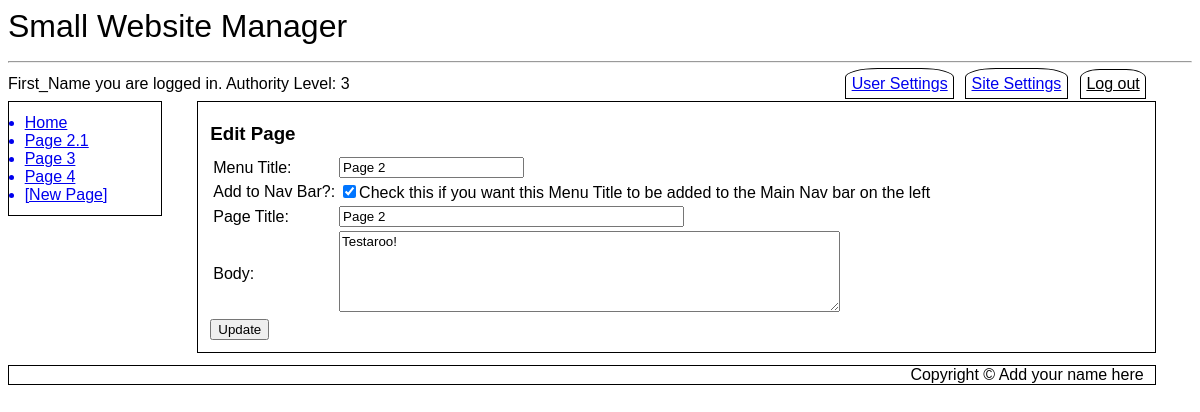
/editpage.php?pageID=2&iteration=1 (signed in), run on the app's committed database.
### tables this page shows
CREATE TABLE `SubMenus` (
  `MenuID` int(11) NOT NULL,
  `LinkID` int(11) NOT NULL,
  `Page_ID` int(11) NOT NULL DEFAULT 0,
  `Menu_Entry` varchar(20) NOT NULL,
  `Title` varchar(500) NOT NULL,
  `Active` tinyint(1) NOT NULL DEFAULT 1
);

CREATE TABLE `SubMenus_BACKUP` (
  `Page_ID` int(11) NOT NULL,
  `Page_Iteration` int(11) NOT NULL,
  `Menu_ID` int(11) NOT NULL,
  `Link_ID` int(11) NOT NULL,
  `Menu_Entry` varchar(20) NOT NULL,
  `Title` varchar(500) NOT NULL
);

CREATE TABLE `Cust_Pages` (
  `Page_ID` int(11) NOT NULL,
  `Page_Iteration` int(11) NOT NULL,
  `Parent_Iteration` int(11) NOT NULL DEFAULT 0,
  `Title` text NOT NULL,
  `Body` text NOT NULL,
  `Last_Modified` datetime NOT NULL DEFAULT current_timestamp(),
  `Last_Author` int(11) NOT NULL
);

### editpage.php (the view, shortened to what this page needs)
<?php
include ("db_connect.inc");
include ("header.inc");
include ("navbar.inc");
echo "<article id='main'>\r\n";
if ($_SERVER["REQUEST_METHOD"] == "POST" AND $_POST['submitCode'] == "Edit_Page") {
	$newTitle = $_POST['ftitle'];
	$oldTitle = $_POST['fOldTitle'];
	$body = $_POST['fbody'];
	$pageID = $_POST['fpage_ID'];
	$pageIteration = $_POST['fpageIteration'];
	$parentID = $_POST['fparentIteration'];
	$menuEntry = $_POST['fmenuName'];
	$addToMenu = $_POST['faddToMenu'];
	$lastAuthor = $_SESSION['user_ID'];
	$query1 = "INSERT INTO `Cust_Pages`(`Title`, `Body`, `Page_ID`, `Page_Iteration`, `Parent_Iteration`, `Last_Author`) VALUES ('$newTitle','$body','$pageID','$pageIteration','$parentID','$lastAuthor')";
	mysqli_query($cxn,$query1);
	$query2 = "UPDATE Cust_Pages_DATA SET Page_Iteration=$pageIteration WHERE Page_ID=$pageID";
	echo $query2;
	mysqli_query($cxn,$query2);
	if ($pageID == 1 AND $addToMenu==TRUE) {
		$query3 = "UPDATE `SubMenus` SET `Menu_Entry`='$menuEntry' WHERE `Page_ID`='$pageID'";
		mysqli_query($cxn,$query3);
	} elseif ($addToMenu==TRUE) {
		$findMaxLinkID = "SELECT MAX(LinkID) AS `LargestID` FROM `SubMenus` WHERE `MenuID`=1";
		$result3 = mysqli_query($cxn,$findMaxLinkID);
		$row3 = mysqli_fetch_assoc($result3);
		$newLinkID = $row3['LargestID'] + 1;
		if (!$cxn -> query("UPDATE `SubMenus` SET `Title`='index.php?page=$newTitle', `Menu_Entry`='$menuEntry', Active=1 WHERE `Page_ID`='$pageID'")) {
			$newMenuItem = "INSERT INTO `SubMenus`(`MenuID`, `LinkID`, `Page_ID`, `Menu_Entry`, `Title`) VALUES ('1','$newLinkID','$pageID','$menuEntry','index.php?page=$newTitle')";
			mysqli_query($cxn,$newMenuItem) or die ("Couldn't execute query.");
		}
		$newMenuItemBackup = "INSERT INTO `SubMenus_BACKUP`(`Page_ID`, `Page_Iteration`, `Menu_ID`, `Link_ID`, `Menu_Entry`, `Title`) VALUES ('$pageID', '$pageIteration', '1', '$newLinkID', '$menuEntry', 'index.php?page=$newTitle')";
		mysqli_query($cxn,$newMenuItemBackup) or die ("Couldn't execute query.");
	} elseif ($pageID == 1 AND $addToMenu==FALSE) {
		$message .= "You cannot remove the Home Page from the Navigation Bar<br>\r\n";
	} elseif ($addToMenu==FALSE) {
		$query3 = "UPDATE `SubMenus` SET Active=0 WHERE Page_ID=$pageID";
		mysqli_query($cxn,$query3);
	}
	$pageTitle = preg_replace('/ /', '_', $newTitle);
	$location = "Location: index.php?page=$pageTitle";
	header($location);
	die();
} else {
	if (isset($_SESSION['first_name']) AND isset($_SESSION['user_name']) AND $_SESSION['auth_lev']==3 ) {
		if ($_GET['pageID'] && $_GET['iteration'] || $_GET['page']) {
			if ($_GET['page']) {
				$handle = htmlspecialchars_decode($_GET["page"]);
				$handle = preg_replace('/_/', ' ', $handle);
				$query1 = "SELECT Cust_Pages.Title AS Title, Cust_Pages.Body AS Body, Cust_Pages.Page_ID AS Page_ID, Cust_Pages.Page_Iteration AS Page_Iteration, Cust_Pages.Last_Modified FROM Cust_Pages INNER JOIN Cust_Pages_DATA ON Cust_Pages_DATA.Page_ID=Cust_Pages.Page_ID AND Cust_Pages_DATA.Page_Iteration=Cust_Pages.Page_Iteration WHERE Title='$handle' AND Cust_Pages_DATA.Active=1;";
				$result1 = mysqli_query($cxn,$query1);
				$row1 = mysqli_fetch_assoc($result1);
				$pageID = $row1['Page_ID'];
				$query3 = "SELECT `Menu_Entry` FROM `SubMenus` WHERE Page_ID=$pageID";
				$result3 = mysqli_query($cxn,$query3);
				$row3 = mysqli_fetch_assoc($result3);
				$menuName = $row3['Menu_Entry'];
			} elseif ($_GET['pageID'] && $_GET['iteration']) {
				$pageID = $_GET['pageID'];
				$pageIteration = $_GET['iteration'];
				$query1 = "SELECT Title, Body, Page_ID, Page_Iteration, Last_Modified FROM Cust_Pages WHERE Page_ID=$pageID AND Page_Iteration=$pageIteration;";
				$result1 = mysqli_query($cxn,$query1);
				$row1 = mysqli_fetch_assoc($result1);
				$query3 = "SELECT `Menu_Entry` FROM `SubMenus_BACKUP` WHERE Page_ID=$pageID AND Page_Iteration=$pageIteration";
				$result3 = mysqli_query($cxn,$query3);
				$row3 = mysqli_fetch_assoc($result3);
				$menuName = $row3['Menu_Entry'];
			}
			$query2 = "SELECT MAX(Page_Iteration) AS `Page_Iteration` FROM Cust_Pages WHERE Page_ID=$pageID";
			$result2 = mysqli_query($cxn,$query2);
			$row2 = mysqli_fetch_assoc($result2);
			$newPageIteration = $row2['Page_Iteration']+1;
			echo	"<h3>Edit Page</h3>\r\n
			<form action='".htmlentities($_SERVER['PHP_SELF'])."' method=\"post\">\r\n
			<table>\r\n
			<tr><td>Menu Title: </td><td><input type=\"text\" size=\"20\" name=\"fmenuName\" value=\"$menuName\"></input></td></tr>\r\n
			<tr><td>Add to Nav Bar?: </td><td><input type=\"checkbox\" id=\"faddToMenu\" name=\"faddToMenu\" checked ><label for=\"faddToMenu\">Check this if you want this Menu Title to be added to the Main Nav bar on the left</label></td></tr>\r\n
			<tr><td>Page Title: </td><td><input type=\"text\" size=\"40\" value=\"{$row1['Title']}\" name=\"ftitle\"></input></td></tr>\r\n
			<tr><td>Body: </td><td><textarea rows=5 cols=60 name=\"fbody\">{$row1['Body']}</textarea></td></tr>\r\n
			</table>\r\n
			<input type=\"hidden\" id=\"fOldTitle\" name=\"fOldTitle\" value=\"$handle\">\r\n
			<input type=\"hidden\" id=\"fpage_ID\" name=\"fpage_ID\" value=\"{$row1['Page_ID']}\">\r\n
			<input type=\"hidden\" id=\"fpageIteration\" name=\"fpageIteration\" value=\"$newPageIteration\">\r\n
			<input type=\"hidden\" id=\"fparentIteration\" name=\"fparentIteration\" value=\"{$row1['Page_Iteration']}\">\r\n
			<input type=\"hidden\" id=\"submitCode\" name=\"submitCode\" value=\"Edit_Page\">\r\n
			<input type=\"submit\" name=\"Button\" value=\"Update\" />\r\n
			</form>";
		} else {
			echo "<div class='error'>Page not specified</div>";
		}
	} else {
		echo "<div class='error'>Restricted Area. You need administrative priviledges to access this page.</div>";
	}
}
	echo "</article>\r\n";
	include ("footer.inc");
?>

### navbar.inc
<nav id="vnav1">
<?php
$query = "SELECT Menu_Entry, Title FROM SubMenus WHERE MenuID='1' AND Active=1 ORDER BY LinkID ASC LIMIT 10";
$result = mysqli_query($cxn,$query) or die ("Couldn't execute query.");
while($row = mysqli_fetch_assoc($result))
{
	$menuEntry = $row['Menu_Entry'];
	$pageTitle = $row['Title'];
	$pageTitle = preg_replace('/ /', '_', $pageTitle);
	echo "<a href='$pageTitle'>$menuEntry</a>\r\n";
}
if ($_SESSION['auth_lev'] == 3 AND isset($_SESSION['first_name']) AND isset($_SESSION['user_name']) ) {
	echo "<a class='newpage' href='newpage.php'>[New Page]</a>\r\n";
}
?>
</nav>

### style.css (style rules this page uses)
* { font-family: Arial, sans-serif; box-sizing: border-box; }
h1, h2, h3 { padding: 0%; margin-top: 1%; margin-bottom: 1%; }
article#main { margin-left:16%; width: 81%; float:none; border: 1px solid black; padding: 1%; }
nav#vnav1 { width:13%; float:left; border: 1px solid black; padding: 1%; clear: both; margin-top: 0%; }
nav#vnav1 a { display: list-item; list-style-type: disc; margin-left: 3%; }

### data on the page
submenus: Menu_Entry "Home"
submenus: Menu_Entry "Page 2.1"
submenus: Menu_Entry "Page 3"
submenus: Menu_Entry "Page 4"
submenus_backup: fmenuName "Page 2"
cust_pages: ftitle "Page 2", fbody "Testaroo!"

### other printed values
$websiteName "Small Website Manager"
$_SESSION['first_name'] "First_Name"
$_SESSION['auth_lev'] "3"
